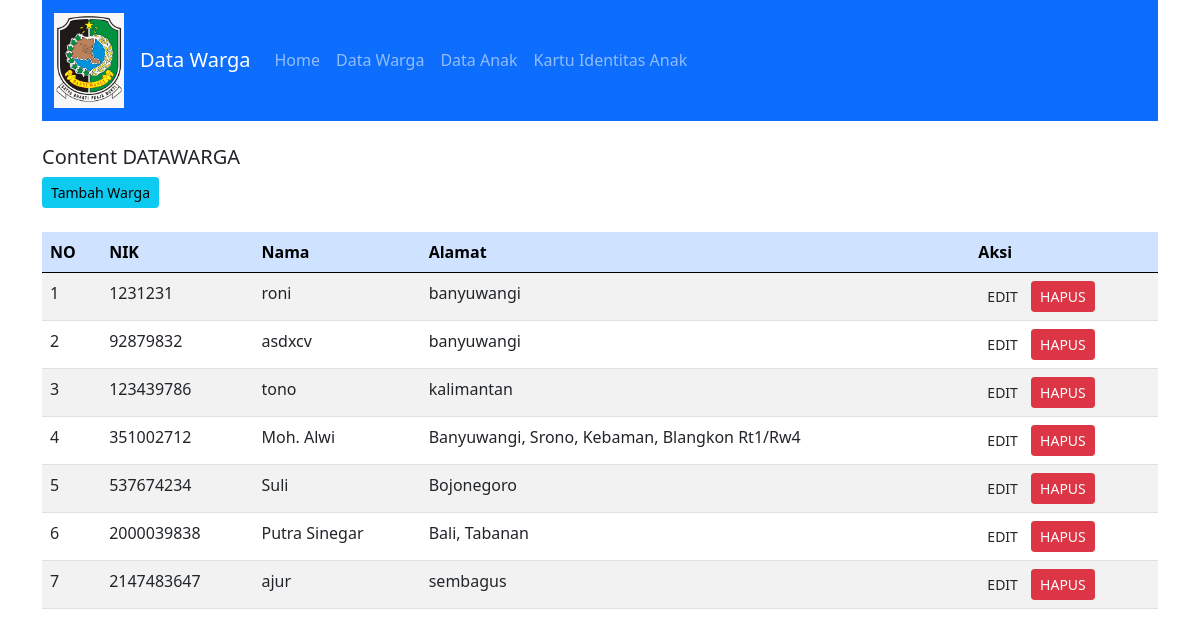
Screenshot of /myapputs/index.php?target=datawarga with the database file from the repository.
### tables this page shows
CREATE TABLE `warga` (
  `tbnama` varchar(100) NOT NULL,
  `tbnik` int(50) NOT NULL,
  `tbalamat` text NOT NULL,
  `agama` text NOT NULL
);

### myapputs/autoload.php (called while the page is built, shortened)
<?php
function autoload($class)
{
  $file = $class . ".php";
}
?>

### myapputs/Master/menu.php (called while the page is built, shortened)
<?php
class Menu
{
  public function topMenu()
  {
    $base = "http://localhost/tugas/myapputs/index.php?target=";
    $data = [
      array('Text' => 'Home', 'Link' =>$base . 'beranda'),
      array('Text' => 'Data Warga', 'Link' => $base . 'datawarga'),
      array('Text' => 'Data Anak', 'Link' => $base . 'anak'),
      array('Text' => 'Kartu Identitas Anak', 'Link' => $base .'KartuIdentitas')
    ];
    return $data;
  }
}
?>

### myapputs/Config/Database.php (called while the page is built)
<?php
$dataKoneksi = [
  'host' => 'localhost',
  'user' => 'root',
  'password' => '',
  'dbname' => 'datakependudukan'
];
?>

### myapputs/Config/Query_builder.php (called while the page is built, shortened)
<?php
class Query_builder implements Query
{
  private $v_db, $v_table, $v_select, $v_join, $v_where, $v_order_by, $v_query,
          $v_insert, $v_update, $v_delete;
  public function __construct($dataKoneksi)
  {
    $this->v_db = new \mysqli($dataKoneksi['host'],$dataKoneksi['user'],$dataKoneksi['password'], $dataKoneksi['dbname']);
  }
  public function table($table)
  {
    $this->v_table = $table;
    return $this;
  }
  public function get()
  {
    $this->v_query = "SELECT ";
    if (!empty($this->v_select)){
      $this->v_query .= $this->v_select . " ";
    }else{
      $this->v_query .=" * ";
    }
    $this->v_query .= "FROM " . $this->v_table . "";
    return $this;
  }
  public function resultArray()
  {
    $data = $this->v_db->query($this->v_query);
    $rows = array();
    while ($row = $data->fetch_array()){
      $rows[] = $row;
    }
    return $rows;
  }
}
?>

### myapputs/Master/warga.php (the view, shortened to what this page needs)
<?php
class warga
{
  private $db;
  public function __construct($con)
  {
    $this->db = new Query_builder($con);
  }
  public function index()
  {
    $data = $this->db->table('warga')->get()->resultArray();
    $res = '<a href="?target=datawarga&act=tambah_warga" class="btn btn-info btn-sm">Tambah Warga</a><br><br>
    <div class ="table-responsive">
    <table class="table table-striped">
    <thead class="table-primary">
      <tr>
        <th>NO</th>
        <th>NIK</th>
        <th>Nama</th>
        <th>Alamat</th>
        <th>Aksi</th>
      </tr>
    </thead>
    <tbody>';
    $no = 1;
    foreach ($data as $r) {
      $res .= '<tr>
      <td>'.$no.'</td>
      <td>'.$r['tbnik'].'</td>
      <td>'.$r['tbnama'].'</td>
      <td>'.$r['tbalamat'].'</td>
      <td>
        <a href="?target=datawarga&act=edit_warga&id=' .$r['tbnik']. '" class="btn btn-sm">EDIT</a>
        <a href="?target=datawarga&act=delete_warga&id= '.$r['tbnik']. '" class="btn btn-danger btn-sm">HAPUS</a>
      </td>';
      $no++;
    }
    $res .='</tbody>
    </table>
    </div>';
    return $res;
  }
}
?>

### myapputs/index.php (shortened to what this page needs)
<?php
include('autoload.php');
include('Config/Database.php');
$menu = new Menu();
$warga = new warga($dataKoneksi);
$target = @$_GET['target'];
$act = @$_GET['act'];
?>
<!DOCTYPE html>
<html lang="en">
<head>
  <link href="assets/bootstrap/css/bootstrap.css" rel="stylesheet">
</head>
<body>
  <div class="container">
  <nav class="navbar navbar-expand-lg navbar-dark bg-primary">
    <div class="container-fluid">
    <a class="navbar-brand" href="#"><img src="assets/image/dispenduk_logo.png" style="width: 70px;"></a>
      <a class="navbar-brand" href="#">Data Warga</a>
        <div class="collapse navbar-collapse" id="MyMenu">
        <ul class="navbar-nav me-auto mb-2 mb-lg-0">
        <?php
        foreach ($menu->topMenu() as $r) {
        ?>
        <li class="nav-item">
        <a href="<?php echo $r['Link']; ?>" class="nav-link">
        <?php echo $r['Text']; ?>
        </a>
        </li>
        <?php
        }
        ?>
        </ul>
      </div>
      </div>
    </nav>
  <br>
    <div class="content">
      <h5>Content <?php echo strtoupper($target); ?></h5>
        <?php
          if (!isset($target) or $target == "home") {
            echo "Haloooo, Selamat datang di beranda";
          } elseif ($target == "datawarga") {
            if ($act == "tambah_warga") {
              echo $warga->tambah();
          } elseif ($act == "edit_warga") {
            $id = $_GET['id'];
            echo $warga->edit('tbnik',$id);
            } else {
            echo $warga->index();
            }
  } elseif ($target == "datawarga") {
          } elseif ($target == "anak") {
            echo "ini adalah konten anak";
          } else {
            echo "Page 404 Not found";
          }
    ?>
    </div>
</div>
</body>
</html>

### rows the page displays
warga: tbnik "1231231", tbnama "roni", tbalamat "banyuwangi"
warga: tbnik "92879832", tbnama "asdxcv", tbalamat "banyuwangi"
warga: tbnik "123439786", tbnama "tono", tbalamat "kalimantan"
warga: tbnik "351002712", tbnama "Moh. Alwi", tbalamat "Banyuwangi, Srono, Kebaman, Blangkon Rt1/Rw4"
warga: tbnik "537674234", tbnama "Suli", tbalamat "Bojonegoro"
warga: tbnik "2000039838", tbnama "Putra Sinegar", tbalamat "Bali, Tabanan"
warga: tbnik "2147483647", tbnama "ajur", tbalamat "sembagus"

### other values shown
$r['Text'] "Home"
$r['Text'] "Data Warga"
$r['Text'] "Data Anak"
$r['Text'] "Kartu Identitas Anak"
$target "DATAWARGA"
